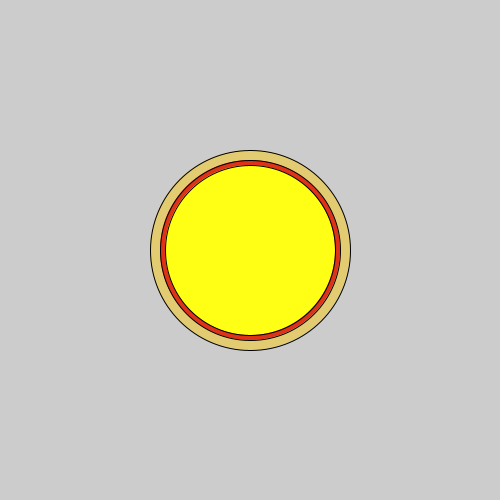
Frame 1 (no input)
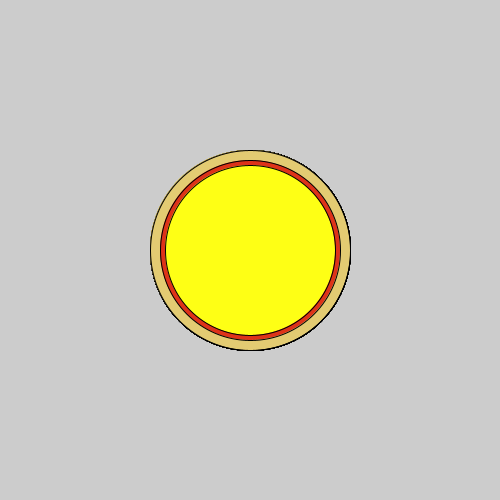
Frame 60 (the mouse pressed at the canvas centre just before this capture)
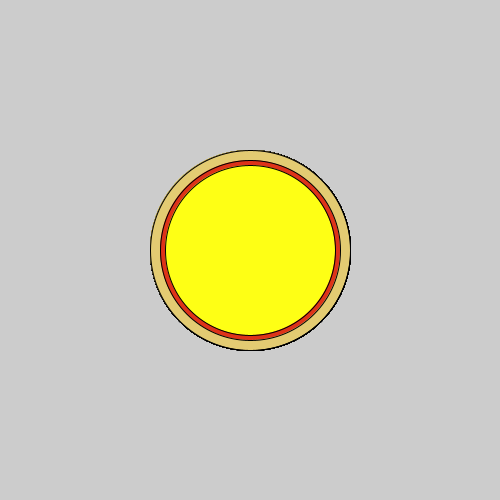
Frame 120 (the mouse held since frame 60 and released just before this capture)

The Processing sketch that drew these frames (run headless with seeded random() and noise(); from frame 60 on, the mouse is pressed at the canvas centre):

// Processing sketch: Pizza
// ── Pizza.pde
void setup(){
  size(500,500);
}
void draw(){
  fill(227,203,114);
  ellipse(250,250,200,200);
  fill(222,51,25);
  ellipse(250,250,180,180);
  fill(254,255,21);
  ellipse(250,250,170,170);
}
